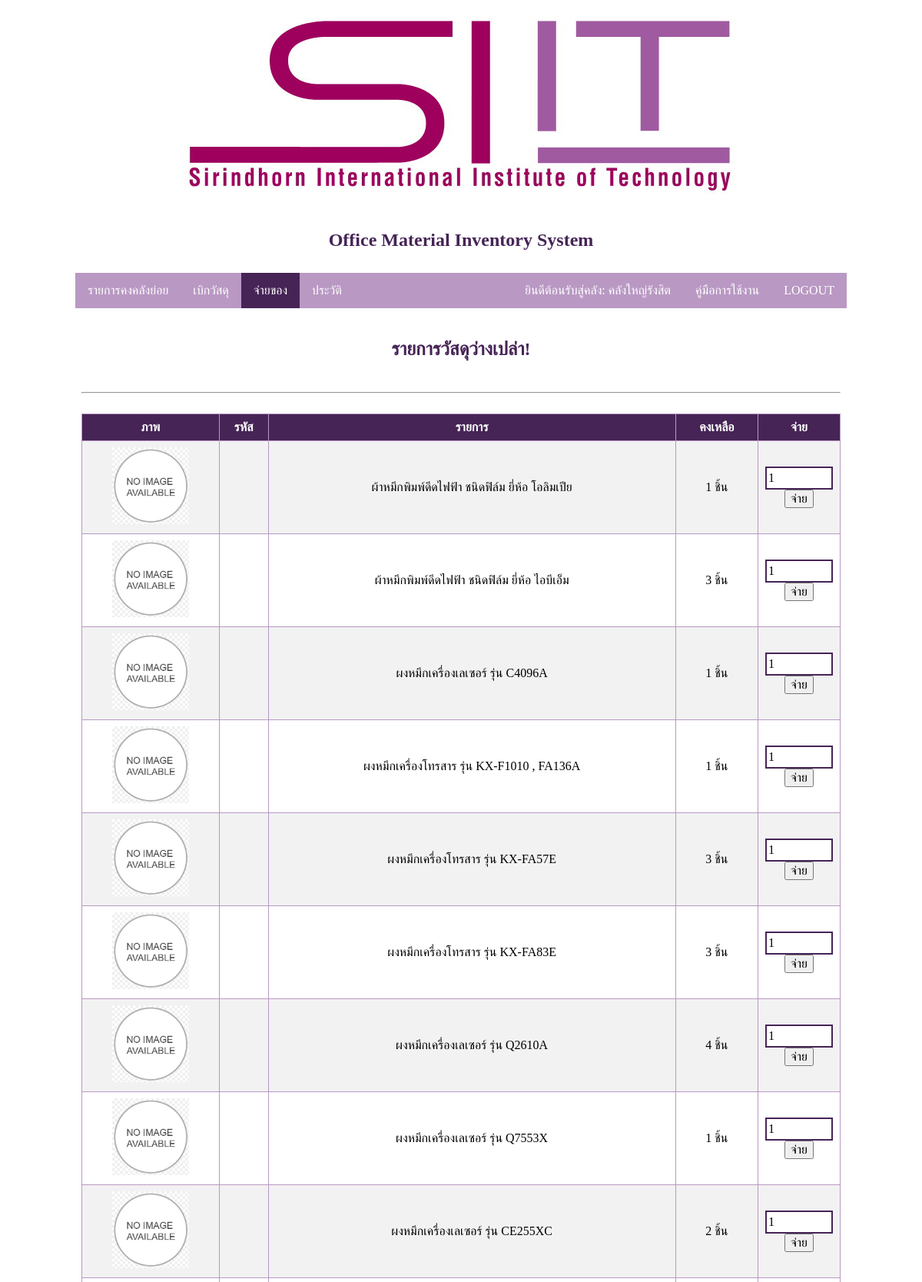
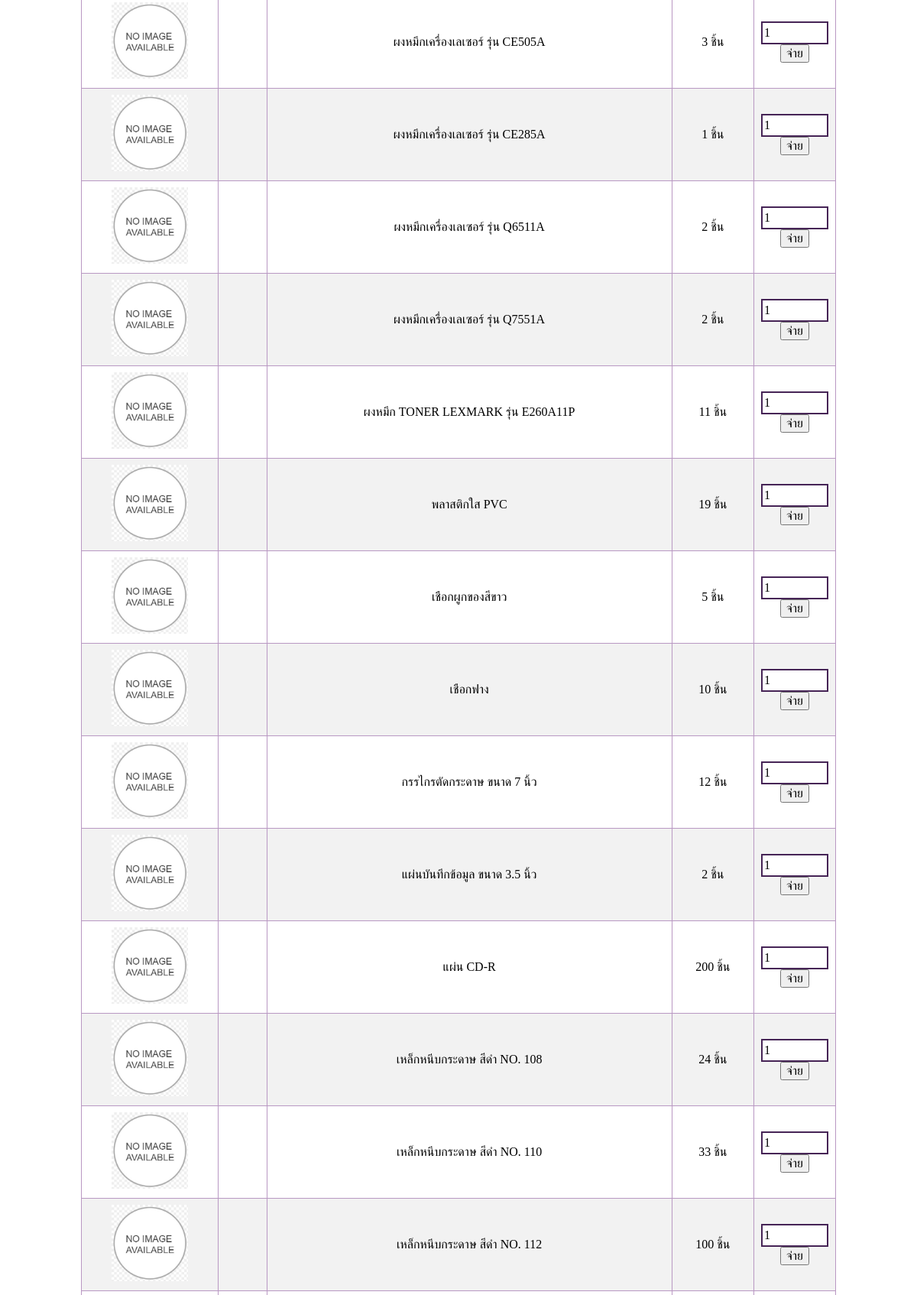
Page /show3.php (signed in, upper part) on the committed database (2 pictures, top to bottom).
### tables this page shows
CREATE TABLE `rs_stock` (
  `ID` int(11) NOT NULL,
  `Pic` varchar(255) NOT NULL,
  `Code` varchar(255) NOT NULL,
  `Full_Name` varchar(255) NOT NULL,
  `QLeft` int(255) NOT NULL,
  `Unit` varchar(255) NOT NULL
);

### show3.php (the view, shortened to what this page needs)
<?php
	require_once('connect.php');
	$branch = $_SESSION['ubranch'];
?>
<!DOCTYPE HTML>
<html>
	<head>
		<link rel="stylesheet" type="text/css" href="style.css">
	</head>
	<div id="wrapper">
		<body>
			<div id="div_header">
			<center><img src="logo.jpg" alt="logo"></center>
			<br>
			<center><h1>Office Material Inventory System</center>
			</div>
			<div id="div_subhead">
				<ul>
					<li><a href="index2.php">รายการคงคลังย่อย</a></li>
					<li><a href="search2.php">เบิกวัสดุ</a></li>
					<li><a class="active" href="show3.php">จ่ายของ</a></li>
					<li><a href="selectyearhistory2.php">ประวัติ</a></li>
					<li style="float:right"><a href="logout.php">LOGOUT</a></li>
					<li style="float:right"><a href="manual.php">คู่มือการใช้งาน</a></li>
					<li style="float:right"><a href="changepass2.php">ยินดีต้อนรับสู่คลัง: <?php echo $_SESSION['branchfullname']; ?> </b></a></li>
				</ul>
			</div>
			<div id="div_main">
				<div id="div_content">
					<?php
						if(!isset($_SESSION["intLine1"])||($_SESSION["numLine1"]==0)){
							echo "<h1><center>รายการวัสดุว่างเปล่า!<center></h1>";
							}
							?>
						<br>
						<hr>
						<br>
					<table id="tb0">
					<tr>
						<th><center>ภาพ</center></th>
						<th><center>รหัส</center></th>
						<th><center>รายการ</center></th>
						<th><center>คงเหลือ</center></th>
						<th width="90"><center>จ่าย</center></th>
					</tr>
					<?php
						$q="select * from $branch where QLeft > 0 order by ID";
						$result=$objCon->query($q);
						while($row=$result->fetch_array()){?>
						<tr>
							<center>
								<form action="haha2.php" method="post">
									<td><center><img <?php if($row['Pic'] != 'Pic/noimage.jpg') { echo "class='rotate'"; } ?> src="<?=$row['Pic'] ?>" height="100" width="100"></center></td>
									<td><center><?=$row['Code']?></center></td>
									<td><center><?=$row['Full_Name']?></center></td>
									<td><center><?=$row['QLeft']." ".$row['Unit']?></center></td>
									<td><center>
										<input type="number" name="txtQty" value="1" id="in1">
										<input type="submit" value="จ่าย">
									</center></td>
								</form>
							</center>
						</tr>
					<?php } ?>
				</table>
				</div>
			</div>
		</body>
	</div>
</html>

### style.css (style rules this page uses)
* { font-size: 100%; font-family: Tahoma; }
#wrapper { margin-left:auto; margin-right:auto; width:85%; }
h1 { display: block; font-size: 1.5em; color: rgb(70,36,86); font-weight: bold; }
body { margin:0px; font-family:sans-serif; }
div#div_main { position:relative; }
div#div_header { padding:0.3em; color:black; }
div#div_subhead { position:relative; padding:0.5em; }
div#div_content { background-color:white; margin-left:0; margin-right:0; padding:1em; min-height: 400px; }
ul { list-style-type: none; margin: 0; padding: 0; overflow: hidden; background-color: rgb(185,152,195); }
li { float: left; }
li a, .dropbtn { display: inline-block; color: white; text-align: center; padding: 14px 16px; text-decoration: none; }
.active { background-color: rgb(70,36,86); }
input { margin-bottom:10px; }
table { border-collapse: collapse; width: 100%; }
th, td { padding: 8px; }
table#tb0 { border-collapse: collapse; width: 100%; height: 100%; }
table#tb0 th, td { text-align: left; padding: 8px; color: black; border: 1px solid rgb(185,152,195); }
table#tb0 tr:nth-child(even) { background-color: #f2f2f2; }
table#tb0 th { background-color: rgb(70,36,86); color: white; }
input { margin: 0 auto; }
input#in1[type=number] { border: 2px solid rgb(70,36,86); width: 5em; height: 1.5em; }

### rows in the picture
rs_stock: Pic (placeholder picture), Full_Name "ผ้าหมึกพิมพ์ดีดไฟฟ้า ชนิดฟิล์ม ยี่ห้อ โอลิมเปีย", QLeft "1", Unit "ชิ้น"
rs_stock: Pic (placeholder picture), Full_Name "ผ้าหมึกพิมพ์ดีดไฟฟ้า ชนิดฟิล์ม ยี่ห้อ ไอบีเอ็ม", QLeft "3", Unit "ชิ้น"
rs_stock: Pic (placeholder picture), Full_Name "ผงหมึกเครื่องเลเซอร์ รุ่น C4096A", QLeft "1", Unit "ชิ้น"
rs_stock: Pic (placeholder picture), Full_Name "ผงหมึกเครื่องโทรสาร รุ่น KX-F1010 , FA136A", QLeft "1", Unit "ชิ้น"
rs_stock: Pic (placeholder picture), Full_Name "ผงหมึกเครื่องโทรสาร รุ่น KX-FA57E", QLeft "3", Unit "ชิ้น"
rs_stock: Pic (placeholder picture), Full_Name "ผงหมึกเครื่องโทรสาร รุ่น KX-FA83E", QLeft "3", Unit "ชิ้น"
rs_stock: Pic (placeholder picture), Full_Name "ผงหมึกเครื่องเลเซอร์ รุ่น Q2610A", QLeft "4", Unit "ชิ้น"
rs_stock: Pic (placeholder picture), Full_Name "ผงหมึกเครื่องเลเซอร์ รุ่น Q7553X", QLeft "1", Unit "ชิ้น"
rs_stock: Pic (placeholder picture), Full_Name "ผงหมึกเครื่องเลเซอร์ รุ่น CE255XC", QLeft "2", Unit "ชิ้น"
rs_stock: Pic (placeholder picture), Full_Name "ผงหมึกเครื่องเลเซอร์ รุ่น CE505A", QLeft "3", Unit "ชิ้น"
rs_stock: Pic (placeholder picture), Full_Name "ผงหมึกเครื่องเลเซอร์ รุ่น CE285A", QLeft "1", Unit "ชิ้น"
rs_stock: Pic (placeholder picture), Full_Name "ผงหมึกเครื่องเลเซอร์ รุ่น Q6511A", QLeft "2", Unit "ชิ้น"
rs_stock: Pic (placeholder picture), Full_Name "ผงหมึกเครื่องเลเซอร์ รุ่น Q7551A", QLeft "2", Unit "ชิ้น"
rs_stock: Pic (placeholder picture), Full_Name "ผงหมึก TONER LEXMARK รุ่น E260A11P", QLeft "11", Unit "ชิ้น"
rs_stock: Pic (placeholder picture), Full_Name "พลาสติกใส PVC", QLeft "19", Unit "ชิ้น"
rs_stock: Pic (placeholder picture), Full_Name "เชือกผูกของสีขาว", QLeft "5", Unit "ชิ้น"
rs_stock: Pic (placeholder picture), Full_Name "เชือกฟาง", QLeft "10", Unit "ชิ้น"
rs_stock: Pic (placeholder picture), Full_Name "กรรไกรตัดกระดาษ ขนาด 7 นิ้ว", QLeft "12", Unit "ชิ้น"
rs_stock: Pic (placeholder picture), Full_Name "แผ่นบันทึกข้อมูล ขนาด 3.5 นิ้ว", QLeft "2", Unit "ชิ้น"
rs_stock: Pic (placeholder picture), Full_Name "แผ่น CD-R", QLeft "200", Unit "ชิ้น"
rs_stock: Pic (placeholder picture), Full_Name "เหล็กหนีบกระดาษ สีดำ NO. 108", QLeft "24", Unit "ชิ้น"
rs_stock: Pic (placeholder picture), Full_Name "เหล็กหนีบกระดาษ สีดำ NO. 110", QLeft "33", Unit "ชิ้น"
rs_stock: Pic (placeholder picture), Full_Name "เหล็กหนีบกระดาษ สีดำ NO. 112", QLeft "100", Unit "ชิ้น"

### other values in the picture
$_SESSION['branchfullname'] "คลังใหญ่รังสิต"
